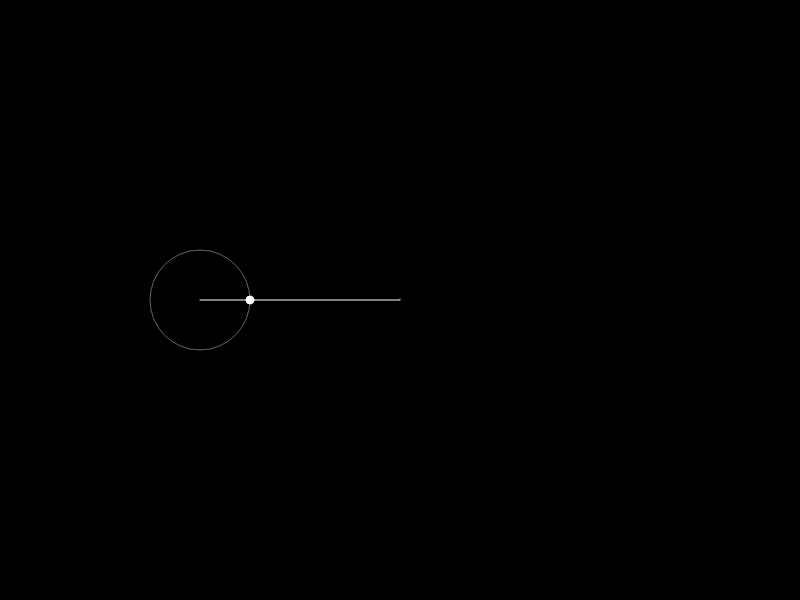
Frame 1 (no input)
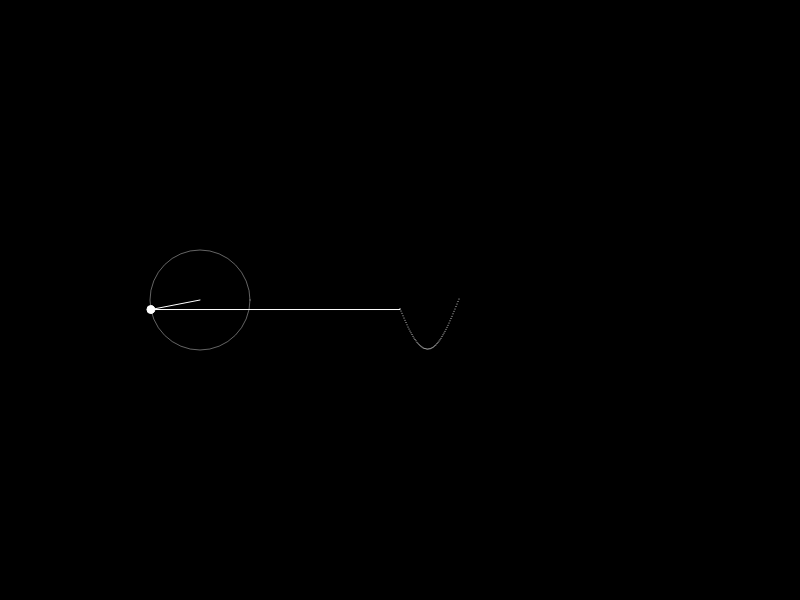
Frame 60 (no input)
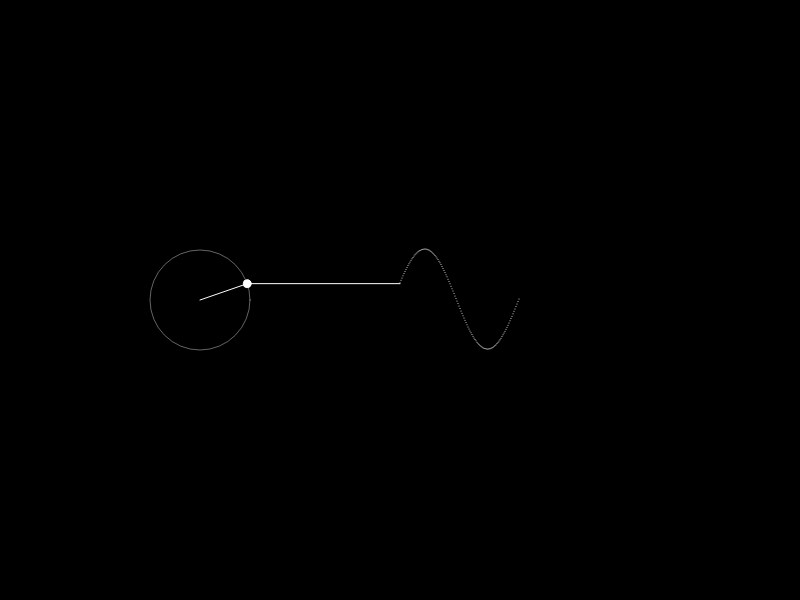
Frame 120 (the mouse pressed at the canvas centre since frame 60)

The p5.js sketch that drew these frames (run headless with seeded random() and noise() and a simulated clock; from frame 60 on, the mouse is pressed at the canvas centre):

// p5.js sketch
// ── sketch.js

/* A simple sine wave using p5.js, soon to made in vanila javascript 
	If you any idea, you can suggest me. Also contribute this repo 
	for futher to be made in pure javascript
*/


let wave = [];
var theta = 0;
let slider;	
function setup(){
	smooth();
	createCanvas(800, 600);
	console.log("Setup Running");
	slider = createSlider(50, 500, 10, 10);
}
var x, y;
let n = 1;
function draw(){
	background(0);
	translate(200, 300);
	let m;
	let r = slider.value();
	
	// r -= setTimeout(()=>{return random(10, 100)}, 10);
	
	x = 0;
	y = 0;
	noFill();
	stroke(255, 100);
	ellipse(0, 0, r*2);
	
	x += r * cos(n * theta);
	y += r * sin(n * theta);	

	fill(255);
	stroke(255);
	ellipse(x, y, 8);
	line(0, 0, x, y);

	wave.unshift(y);
	
	ot = line(x, y, 200, y); // Drawing line  from outside the point
	

	translate(200, 0);	

		


	beginShape();
	noFill();
	stroke(255);
	for(let i = 0 ; i < wave.length; i++){
		// ellipse(0, 0, wave[i], );
		point(i, wave[i]-1);
	}
	endShape();
	if(wave.length > 399){
		wave.pop();
	}
	theta += 0.05;
	//r += random(10, 100);
}
